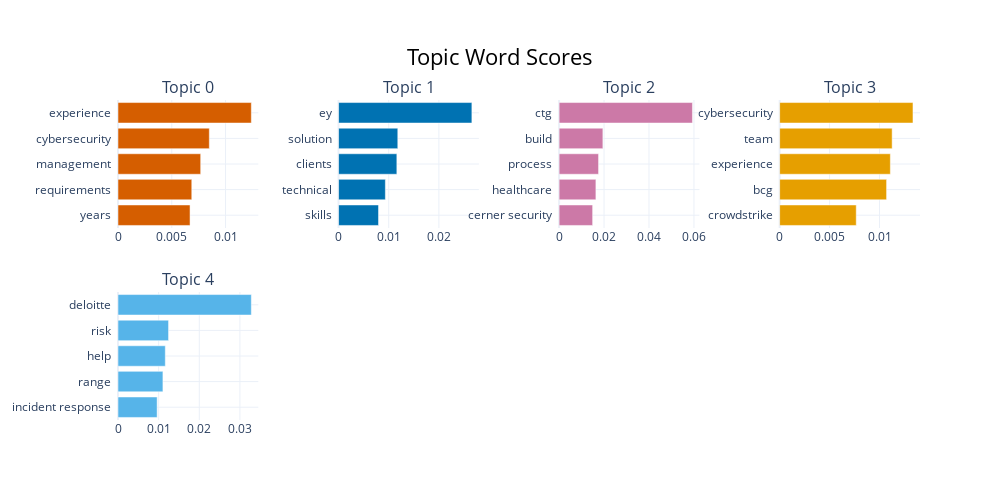

Notebook code cell kept with this figure:
### Code cell
#model with careeronestop data
topic_model.visualize_barchart(top_n_topics=5)

### Figure 1 — Plotly figure (JSON) as saved in the notebook; plotly's stock layout.template omitted (floating-point values rounded to 4 significant figures)
{"data": [{"marker": {"color": "#D55E00"}, "orientation": "h", "type": "bar", "x": [0.006699, 0.006859, 0.007688, 0.00849, 0.0124], "xaxis": "x", "y": ["years  ", "requirements  ", "management  ", "cybersecurity  ", "experience  "], "yaxis": "y"}, {"marker": {"color": "#0072B2"}, "orientation": "h", "type": "bar", "x": [0.007968, 0.009333, 0.01162, 0.01181, 0.02658], "xaxis": "x2", "y": ["skills  ", "technical  ", "clients  ", "solution  ", "ey  "], "yaxis": "y2"}, {"marker": {"color": "#CC79A7"}, "orientation": "h", "type": "bar", "x": [0.01492, 0.01638, 0.01755, 0.01948, 0.05933], "xaxis": "x3", "y": ["cerner security  ", "healthcare  ", "process  ", "build  ", "ctg  "], "yaxis": "y3"}, {"marker": {"color": "#E69F00"}, "orientation": "h", "type": "bar", "x": [0.007669, 0.01071, 0.01108, 0.01127, 0.01335], "xaxis": "x4", "y": ["crowdstrike  ", "bcg  ", "experience  ", "team  ", "cybersecurity  "], "yaxis": "y4"}, {"marker": {"color": "#56B4E9"}, "orientation": "h", "type": "bar", "x": [0.009634, 0.01105, 0.01164, 0.01244, 0.03281], "xaxis": "x5", "y": ["incident response  ", "range  ", "help  ", "risk  ", "deloitte  "], "yaxis": "y5"}], "layout": {"annotations": [{"font": {"size": 16}, "showarrow": false, "text": "Topic 0", "x": 0.0875, "xanchor": "center", "xref": "paper", "y": 1, "yanchor": "bottom", "yref": "paper"}, {"font": {"size": 16}, "showarrow": false, "text": "Topic 1", "x": 0.3625, "xanchor": "center", "xref": "paper", "y": 1, "yanchor": "bottom", "yref": "paper"}, {"font": {"size": 16}, "showarrow": false, "text": "Topic 2", "x": 0.6375, "xanchor": "center", "xref": "paper", "y": 1, "yanchor": "bottom", "yref": "paper"}, {"font": {"size": 16}, "showarrow": false, "text": "Topic 3", "x": 0.9125, "xanchor": "center", "xref": "paper", "y": 1, "yanchor": "bottom", "yref": "paper"}, {"font": {"size": 16}, "showarrow": false, "text": "Topic 4", "x": 0.0875, "xanchor": "center", "xref": "paper", "y": 0.4, "yanchor": "bottom", "yref": "paper"}], "height": 500, "hoverlabel": {"bgcolor": "white", "font": {"family": "Rockwell", "size": 16}}, "showlegend": false, "title": {"font": {"color": "Black", "size": 22}, "text": "Topic Word Scores", "x": 0.5, "xanchor": "center", "yanchor": "top"}, "width": 1000, "xaxis": {"anchor": "y", "domain": [0, 0.175], "showgrid": true}, "xaxis2": {"anchor": "y2", "domain": [0.275, 0.45], "showgrid": true}, "xaxis3": {"anchor": "y3", "domain": [0.55, 0.725], "showgrid": true}, "xaxis4": {"anchor": "y4", "domain": [0.825, 1], "showgrid": true}, "xaxis5": {"anchor": "y5", "domain": [0, 0.175], "showgrid": true}, "xaxis6": {"anchor": "y6", "domain": [0.275, 0.45], "showgrid": true}, "xaxis7": {"anchor": "y7", "domain": [0.55, 0.725], "showgrid": true}, "xaxis8": {"anchor": "y8", "domain": [0.825, 1], "showgrid": true}, "yaxis": {"anchor": "x", "domain": [0.6, 1], "showgrid": true}, "yaxis2": {"anchor": "x2", "domain": [0.6, 1], "showgrid": true}, "yaxis3": {"anchor": "x3", "domain": [0.6, 1], "showgrid": true}, "yaxis4": {"anchor": "x4", "domain": [0.6, 1], "showgrid": true}, "yaxis5": {"anchor": "x5", "domain": [0, 0.4], "showgrid": true}, "yaxis6": {"anchor": "x6", "domain": [0, 0.4], "showgrid": true}, "yaxis7": {"anchor": "x7", "domain": [0, 0.4], "showgrid": true}, "yaxis8": {"anchor": "x8", "domain": [0, 0.4], "showgrid": true}}}
